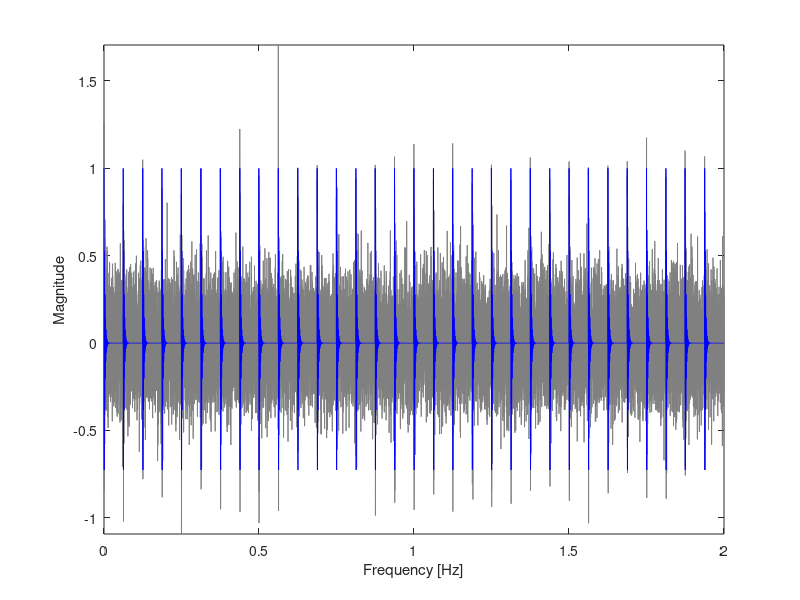
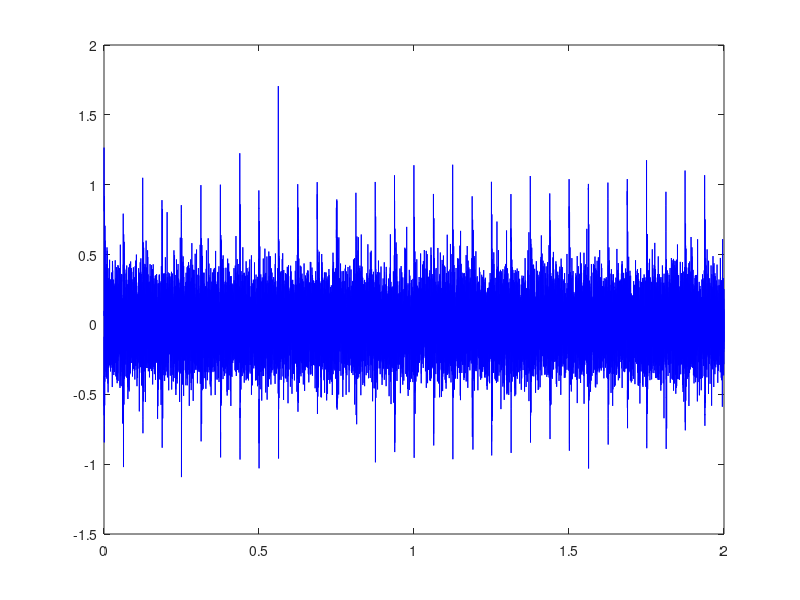

Write MATLAB code to recreate these figures, in order. (Note: this script raises an error after producing the figures.)
%% multi-index 
% ks=kurtosis(y)/skewness(y); %峭度偏斜度比
% peakingfactor(y)%峰值因子
% sparsity(y)%稀疏度

%% ini
clear
clc
close all
%% Two fault modes with common resonant frequency
fr1=3;  % convolution freq.
a1=1;    % amplitude for sig1;
fn1=625; % resonant freq.
zeta=400; % decaying rate
T1=1/16;  % fault frequency for sig1;
fs=10000;  % sampling freq.

% Generating the signal
t1=0:1/fs:T1;
sig_1=(a1*exp(-zeta*t1).*cos(2*pi*fn1*t1));  % single impulse

t=0:1/fs:2;
sig0=zeros(size(t));
for i=1:fix(t(end)/T1)
    if i==1 || i==fix(t(end)/T1)
        inde=max(find(t<=T1*(i-1)));
    else
        inde=max(find(t<=T1*(i-1)+(rand(1)-0.5)*2*1/100*T1));
%         inde=max(find(t<=T1*(i-1)+dd(mod(round(rand(1)*10),3)+1)*13/100*T1));
%         inde=max(find(t<=T1*(i-1)+dd(randperm(3,1))*0.75/100*T1));
    end
    sig0(inde:inde+length(sig_1)-1)=sig_1;
end
% sig1=(cos(2*pi*fr1*t)+1).*sig0;  % fault signal 1
sig1=sig0;
sig=awgn(sig1,-5,'measured');
% figure,plot(t,sig,'b')
figure,plot(t,sig,'color',0.5*[1 1 1])
hold on
plot(t,sig1,'b-')
axis tight
xlim([0 2])
xlabel('time [s]'),ylabel('Amplitude')
% frequency analysis
pp=abs(fft(sig))/length(sig)*2;
pp(1)=0;
ff=(0:length(pp)-1)/length(pp)*fs;
n1=floor(length(pp)/2);
%figure,plot(ff(1:n1),pp(1:n1),'b')
% xlim([400 1000])
xlabel('Frequency [Hz]'),ylabel('Magnitude')
y=sig;
y=y(1:20000);
soft = @(x, T) max(1 - T./abs(x), 0) .* x;

%% signal parameters
fs=10000;  % sampling freq.
t=(0:length(y)-1)/fs;
figure,plot(t,y,'b')





%% multi-index matrix TQWT  (Q,J,ka inter)
gamma=0.85;
Q_range = 1:1:10;               
r=3;
ka_range= 0.3:0.1:1;
N=200;
matrix=cell(length(Q_range),length(ka_range));
for i =1:length(Q_range)
    Q=Q_range(i);
    J=min(10,computeJmax(N,Q,r));
    for j=1:length(ka_range)
        ka=ka_range(j);
        [w,~]=TQWT_SR_GMC_penalty_fun(y,Q,r,J,gamma,ka,0);
        y_GMC = itqwt(w,Q,r,length(y));
        matrix{i,j}=[kurtSkew(y_GMC);peakingfactor(y_GMC);sparsity(y_GMC)]; %获得了参数矩阵
    end
end

kurtosis_vector=zeros(0);
peakingfactor_vector=zeros(0);
sparsity_vector=zeros(0);
 for i=1:length(Q_range)
    for j=1:length(ka_range)
        kurtosis_vector(end+1)=matrix{i,j}(1);
        peakingfactor_vector(end+1)=matrix{i,j}(2);
        sparsity_vector(end+1)=matrix{i,j}(3);
    end
 end
matrix_index=[kurtosis_vector;peakingfactor_vector;sparsity_vector];


%% choose Q,ka
[Fj,loc] = chooseband(matrix_index);
% 现在要找到1oc在10×7这个矩阵中的位置，并返回下标 即Q的值和ka的值 注意Q和ka的值最后要换算到Q、ka_range中
Q_loc=ceil(loc/length(ka_range));%参数矩阵横坐标 
ka_loc=loc-(Q_loc-1)*length(ka_range);%参数矩阵纵坐标
Q=Q_range(Q_loc);
ka=ka_range(ka_loc);
J=min(10,computeJmax(N,Q,r));
%% TQWT sparse representation
[x,v]=TQWT_SR_GMC_penalty_fun(y,Q,r,J,gamma,ka,0);
y_GMC = itqwt(x,Q,r,length(y));
figure,plot(t,y_GMC)
xlim([0,0.4])
figure,plot(t,sig1(1:length(y)),t,y_GMC,'r--')
legend('故障特征信号','去噪信号')
xlabel('时间[s]'),ylabel('幅值')

figure,plot(t,sig1(1:length(y)),t,y_GMC,'r--')
xlim([0.1,0.15])
legend('故障特征成分','小波基函数')
xlabel('时间[s]'),ylabel('幅值')
set(gca,'xticklabel',[]),set(gca,'yticklabel',[])
% figure,plot(t,y_GMC)
% xlabel('时间[s]'),ylabel('幅值')
% xlim([0,1])
xlim([4000,6000])
xlabel('采样时间')
ylabel('幅值')
set(gca,'xticklabel',[]),set(gca,'yticklabel',[])
title('Q=1,r=3')


figure,plot(sig_1)
xlabel('时间[s]')
ylabel('幅值')
xlim([0,300])


blp=abs(fft(abs(hilbert(y_GMC))))/length(y_GMC)*2;
figure,plot(blp)

blp(1)=0;
pl=(0:length(y_GMC)-1)/length(y_GMC)*fs;
figure,plot(pl(1:round(length(y_GMC)/2)),blp(1:round(length(y_GMC)/2)))
xlabel('频率 [Hz]'),ylabel('幅值')
xlim([0,350])